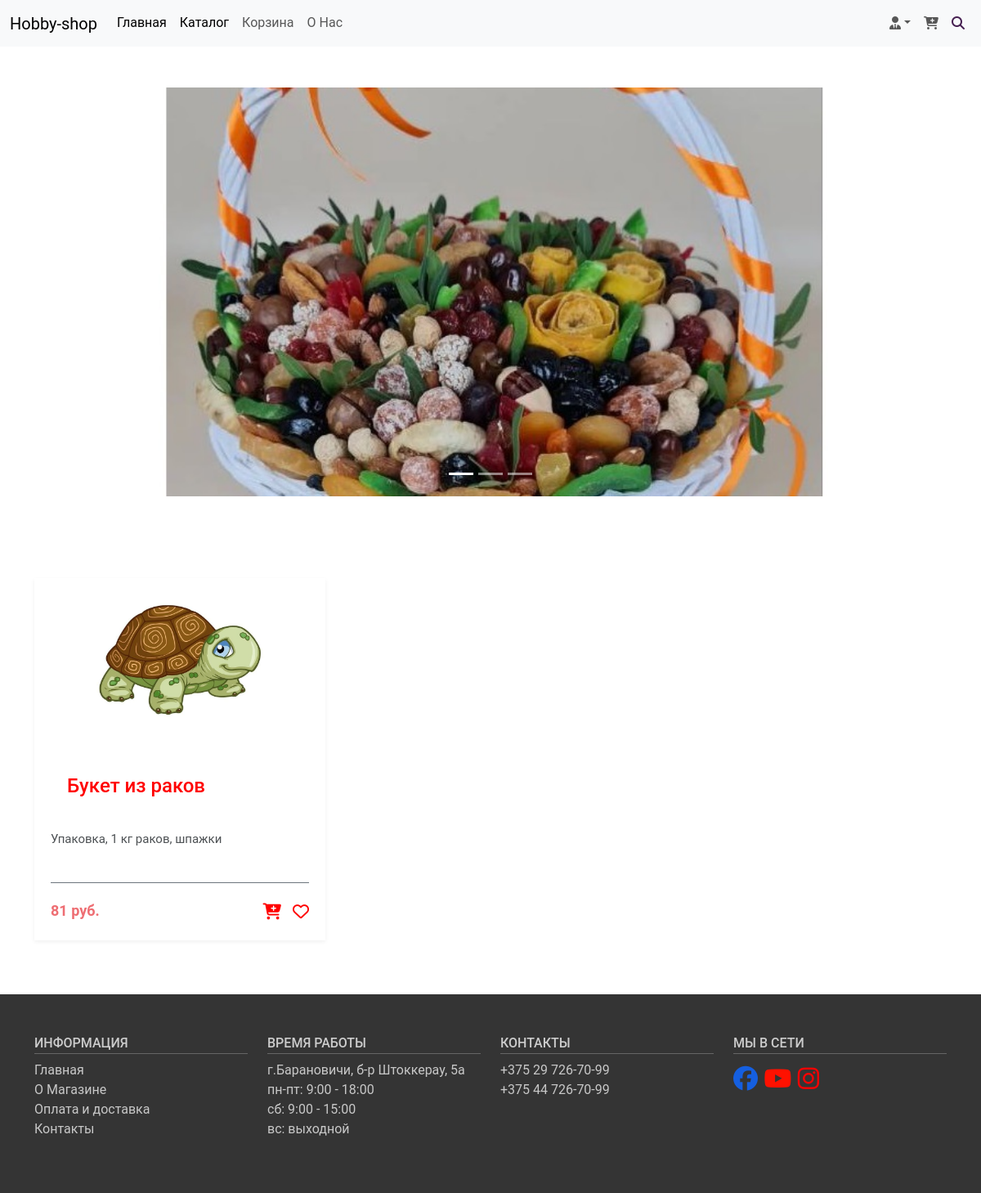
/catalog/detail, run on the app's committed database.
### hobby/models.py (models this page shows, shortened)
class Hobby(models.Model):
    name = models.CharField('Название', max_length=100)
    catalog = models.CharField('Каталог', max_length=60)
    description = models.TextField('Описание', default='разные')
    price = models.IntegerField('Цена')
    date = models.DateField('Дата размещения')
    img = models.ImageField('Изображение', upload_to='my_gallery/%Y')  # %Y папка по году
    catalog_new = models.ForeignKey(Catalog, on_delete=models.CASCADE, null=True, related_name='hobby')
    catalog_top = models.ManyToManyField(Catalog, related_name='hobbys')
    def get_url_working_hobby(self):
        return reverse('hobby_working_detali', args=[self.id])
    class Meta:
        verbose_name = 'Композицию'
        verbose_name_plural = "Композиции"

### hobby/views.py (the view)
# urls.py: path('catalog/detail', views.CatalogListViewDetail.as_view(), name='hobby_catalog_detail'),
class CatalogListViewDetail(ListView):
    template_name = 'hobby/index-catalog-detail.html'
    model = Hobby
    context_object_name = 'hobbys'
    def get_queryset(self):
        queryset = super().get_queryset()
        filter_qr = queryset.filter(catalog_new_id=1)
        return filter_qr

### cart/cart.py (called while the page is built)
    def __len__(self):
        return sum(item['quantity'] for item in self.cart.values())

    def get_total_price(self):
        return sum(Decimal(item['price']) * item['quantity'] for item in
                   self.cart.values())

### cart/context_processors.py (called while the page is built)
def cart(request):
    return {'cart': Cart(request)}

### hobby/context_processors/post_context.py (called while the page is built)
def last_posts(request):
    posts = Hobby.objects.order_by('date')
    return {
        'last_posts': posts
    }

### hobby/templates/hobby/index-catalog-detail.html (shortened to what this page needs)
{% extends "hobby/index-base.html" %}
{% block content %}
    <section class="main-content">
        <div class="container">
            <div class="row">
                   {% for hobby in hobbys %}
                           <div class="col-lg-4 col-sm-6 mb-3">
                               <div class="product-card">
                                   <div class="product-thumb">
                                       <a href="{{ hobby.get_url_working_hobby }}"><img src="{{ hobby.img.url }}"
                                                                                        alt=""></a>
                                   </div>
                                   <div class="product-detail">
                                       <h4><a href="{{ hobby.get_url_working_hobby }}">{{ hobby.name }}</a></h4>
                                       <p>{{ hobby.description }}</p>
                                       <div class="product-bottom-details d-flex justify-content-between">
                                           <div class="product-price">
                                                {{ hobby.price }} руб.
                                           </div>
                                           <div class="product-links">
                                               <a href="#"><i class="fa-solid fa-cart-plus"></i></a>
                                               <a href="#"><i class="fa-regular fa-heart"></i></a>
                                           </div>
                                       </div>
                                   </div>
                               </div>
                           </div>
                    {% endfor %}
            </div>
        </div>
    </section>
{% endblock %}

### hobby/templates/hobby/index-base.html (shortened to what this page needs)
{% load static %}
{% load hobby_extras %}
<!doctype html>
<html lang="en">
<head>
    <link href="{% static 'css/bootstrap.css' %}" rel="stylesheet">
    <link rel="stylesheet" href="https://cdnjs.cloudflare.com/ajax/libs/font-awesome/6.4.2/css/all.min.css"
/>
    <link rel="stylesheet" href="{% static 'css/main.css' %}">
</head>
<body>
<nav class="navbar navbar-expand-lg bg-body-tertiary">
    <div class="container-fluid">
        <a class="navbar-brand" href="/glav">Hobby-shop</a>
        <div class="collapse navbar-collapse" id="navbarSupportedContent">
            <ul class="navbar-nav me-auto mb-2 mb-lg-0 top-menu">
                <li class="nav-item">
                    <a class="nav-link active" aria-current="page" href="/glav">Главная</a>
                </li>
                <li class="nav-item">
                    <a class="nav-link active" aria-current="page" href="/catalog">Каталог</a>
                </li>
                <li class="nav-item">
                    <a class="nav-link" href="/cart">Корзина</a>
                </li>
                <li class="nav-item">
                    <a class="nav-link" href="/o_nas">О Нас</a>
                </li>
            </ul>
            <ul class="navbar-nav ms-auto mb-2 mb-lg-0">
                <li class="nav-item dropdown">
                    <a class="nav-link dropdown-toggle" data-bs-toggle="dropdown" href="#"><i
                            class="fa-solid fa-user-tie"></i></a>
                </li>
                <li class="nav-item ">
                    <a class="nav-link " href="#" data-bs-toggle="modal" data-bs-target="#modal-cart">
                        <i class="fa-solid fa-cart-plus"></i>
                    </a>
                </li>
                <li class="nav-item ">
                    <a class="nav-link " href="{% url 'post_search' %}">
                        <i class="fa-solid fa-magnifying-glass" style="color: #461f51;"></i>
                    </a>
                </li>
            </ul>
        </div>
    </div>
</nav>
<section class="carousel col-12">
    <div class="container-fluid my-carousel">
        <div id="carouselExampleIndicators" class="carousel slide carousel-fade" data-bs-ride='carousel'
             data-bs-interval="5000">
            <div class="carousel-indicators">
                <button type="button" data-bs-target="#carouselExampleIndicators" data-bs-slide-to="0" class="active"
                        aria-current="true" aria-label="Slide 1"></button>
                <button type="button" data-bs-target="#carouselExampleIndicators" data-bs-slide-to="1"
                        aria-label="Slide 2"></button>
                <button type="button" data-bs-target="#carouselExampleIndicators" data-bs-slide-to="2"
                        aria-label="Slide 3"></button>
            </div>
            <div class="carousel-inner">
                {% for hobby in last_posts %}
                    <div class="carousel-item active">
                        <img src="{{ hobby.img.url }}" class="d-block w-100" alt="...">
                    </div>
                {% endfor %}
            </div>
            <button class="carousel-control-prev" type="button" data-bs-target="#carouselExampleIndicators"
                    data-bs-slide="prev">
                <span class="carousel-control-prev-icon" aria-hidden="true"></span>
            </button>
            <button class="carousel-control-next" type="button" data-bs-target="#carouselExampleIndicators"
                    data-bs-slide="next">
                <span class="carousel-control-next-icon" aria-hidden="true"></span>
            </button>
        </div>
    </div>
</section>
{% block content %}{% endblock %}
<footer>
    <section class="footer">
        <div class="container">
            <div class="row">
                <div class="col-md-3 col-6">
                    <h4>Информация</h4>
                    <ul class="list-unstyled">
                        <li><a href="#">Главная</a></li>
                        <li><a href="#">О Магазине</a></li>
                        <li><a href="#">Оплата и доставка</a></li>
                        <li><a href="#">Контакты</a></li>
                    </ul>
                </div>
                <div class="col-md-3 col-6">
                    <h4>Время работы</h4>
                    <ul class="list-unstyled">
                        <li>г.Барановичи, б-р Штоккерау, 5а</a></li>
                        <li>пн-пт: 9:00 - 18:00</li>
                        <li>сб: 9:00 - 15:00</li>
                        <li>вс: выходной</li>
                    </ul>
                </div>
                <div class="col-md-3 col-6">
                    <h4>Контакты</h4>
                    <ul class="list-unstyled">
                        <li><a href="tel:375297267099">+375 29 726-70-99</a></li>
                        <li><a href="tel:375447267099">+375 44 726-70-99</a></li>
                    </ul>
                </div>
                <div class="col-md-3 col-6">
                    <h4>Мы в сети</h4>
                    <div class="footer-icons">
                        <a href="#"><i class="fa-brands fa-facebook" style="color: #155fe0;"></i></a>
                        <a href="#"><i class="fa-brands fa-youtube" style="color: #ff1100;"></i></a>
                        <a href="https://instagram.com/podarki_ot_zoi?igshid=MzRlODBiNWFlZA=="><i
                                class="fa-brands fa-instagram" style="color: #fe0101;"></i></a>
                    </div>
                </div>
            </div>
        </div>
    </section>
</footer>
</body>
</html>

### hobby/static/css/main.css (style rules this page uses)
html { font-size: 16px; }
body { font-family: 'Roboto', sans-serif; font-size: 16px; font-width: 400; color: #000000; background-color: white; min-width: 320px; }
img { max-width: 100%; height: auto; }
section { padding: 50px 0; }
a { color: red; }
.top-menu li a:after { content: ''; display: block; width: 100%; background-color: red; height: 1px; transition: all .3s; transform: scale(0); }
.my-carousel { padding: 0; }
.my-carousel .carousel-item { display: flex; max-height: 500px; }
.my-carousel .carousel-item img { object-fit: cover; }
.product-card { box-shadow: 0 2px 5px 0 rgba(0, 0, 0, 0.06); transition: all .3s; }
.product-thumb a { display: flex; align-items: center; justify-content: center; height: 200px; padding: 20px; }
.product-thumb img { max-width: 100%; max-height: 100%; }
.product-detail { padding: 20px; }
.product-detail h4 a { padding: 20px; font-weight: 500; display: block; height: 80px; overflow: hidden; text-decoration: none; }
.product-detail p { font-size: 15px; margin-bottom: 20px; color: #4d5154; height: 44px; overflow: hidden; }
.product-bottom-details { overflow: hidden; border-top: 1px solid #6c757d; padding-top: 20px; }
.product-price { font-size: 18px; color: #ee6e73; font-weight: 600; }
.product-links a { font-size: 20px; margin-left: 10px; }
.footer { background-color: #343434; }
.footer h4 { color: #ccc; text-transform: uppercase; font-size: 16px; border-bottom: 1px solid #666; padding-bottom: 3px; }
.footer a { text-decoration: none; transition: all .3s; }
.footer a, .footer li { color: #c8c8c8; }
.footer li a { display: block; }
.footer-icons { display: inline-block; margin-right: 15px; font-size: 30px; }

### data on the page
Hobby: img (picture)
Hobby: img (picture), name "Букет из раков", description "Упаковка, 1 кг раков, шпажки", price "81"
